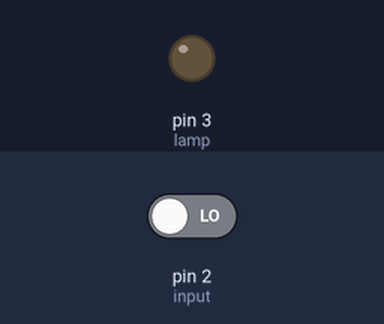
The sketch below on a simulated Arduino Uno, built with avr-gcc and run on an emulated ATmega328P. Shown: output pins drawn as LEDs (lit = HIGH). The test bench sets the inputs (shaded band); at power-on: pin 2 (input) LOW.

Above: at 1.2 s.
1.3 s: pin 2 (input) driven HIGH
At 2.5 s:
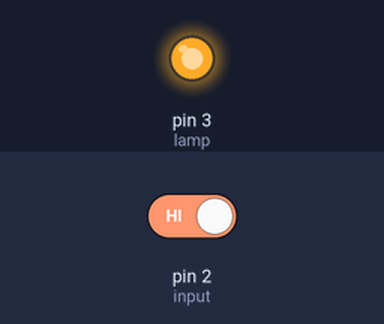
2.8 s: pin 2 (input) driven LOW
At 3.7 s:
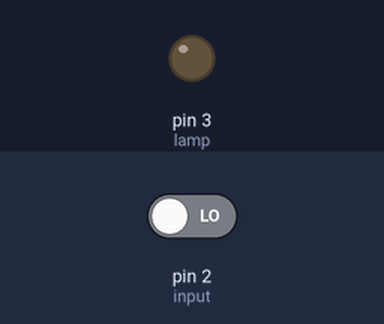
Timing chart, 0 to 5.8 s (numbered marks = the images above; inputs shaded):
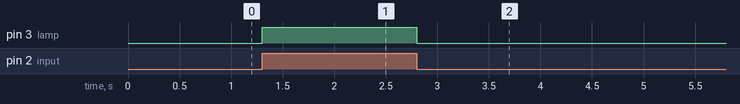

Measured:
- after the input at 1.3 s, pin 3 (lamp): LOW → HIGH at once
- after the input at 2.8 s, pin 3 (lamp): HIGH → LOW at once

The sketch:

ArduinoWifiScriptV4_-_Lamp.ino
```cpp
#include <Wire.h>
#include <LiquidCrystal_I2C.h>

const int input = 2;
const int lamp = 3;

void setup() {
  // put your setup code here, to run once:
  pinMode(input, INPUT);
  pinMode(lamp, OUTPUT);
}

void loop() {
  // put your main code here, to run repeatedly:
  int result = digitalRead(input);
  if (result == HIGH) {
    digitalWrite(lamp, HIGH);
  } else if (result == LOW) {
    digitalWrite(lamp, LOW);
  }
}
```
